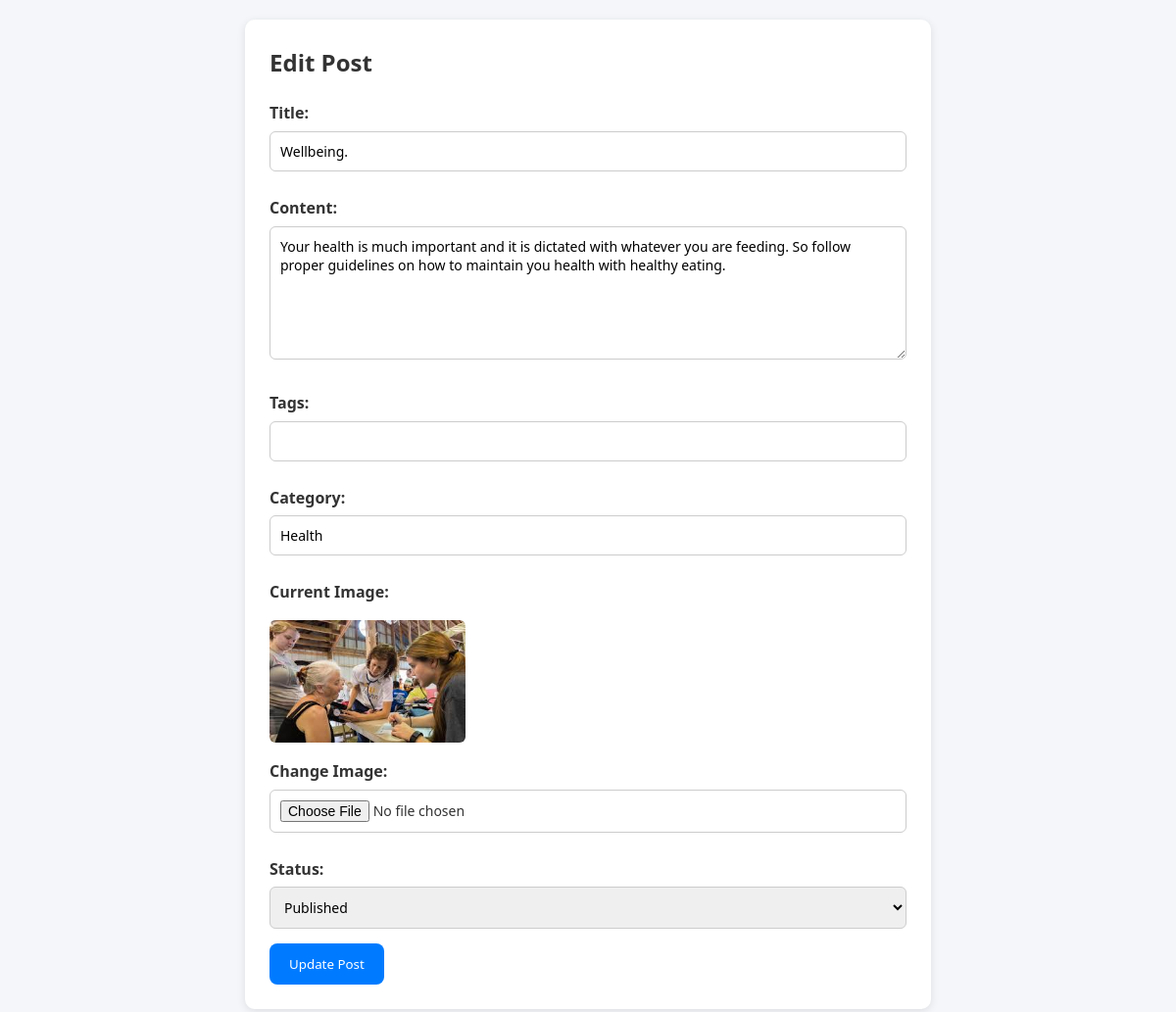
The app's page /posts/posts_update.php?id=2 (signed in) with its own data.
### tables this page shows
CREATE TABLE `posts` (
  `id` int(11) NOT NULL,
  `user_id` int(11) DEFAULT NULL,
  `title` varchar(255) NOT NULL,
  `content` text NOT NULL,
  `tags` varchar(255) DEFAULT NULL,
  `category` varchar(100) DEFAULT NULL,
  `image` varchar(255) DEFAULT NULL,
  `status` enum('draft','published') DEFAULT 'draft',
  `created_at` timestamp NOT NULL DEFAULT current_timestamp()
);

### posts/posts_update.php (the view, shortened to what this page needs)
<?php
require('../db.php');
$post_id = isset($_GET['id']) ? intval($_GET['id']) : 0;
$stmt = $conn->prepare("SELECT * FROM posts WHERE id = :id");
$stmt->bindParam(":id", $post_id, PDO::PARAM_INT);
$stmt->execute();
$post = $stmt->fetch(PDO::FETCH_ASSOC);
?>
<!DOCTYPE html>
<html lang="en">
<head>
  <link rel="stylesheet" href="../style.css">
</head>
<body>
  <div class="container">
    <h2>Edit Post</h2>
    <form method="POST" enctype="multipart/form-data">
        <label>Title:</label>
        <input type="text" name="title" value="<?= htmlspecialchars($post['title']) ?>" required>
        <label>Content:</label>
        <textarea name="content" rows="6" required><?= htmlspecialchars($post['content']) ?></textarea>
        <label>Tags:</label>
        <input type="text" name="tags" value="<?= htmlspecialchars($post['tags']) ?>">
        <label>Category:</label>
        <input type="text" name="category" value="<?= htmlspecialchars($post['category']) ?>">
        <label>Current Image:</label>
        <div class="current-img">
          <?php if ($post['image']): ?>
            <img src="../uploads/<?= $post['image'] ?>" alt="Post image">
          <?php else: ?>
            <p>No image uploaded.</p>
          <?php endif; ?>
        </div>
        <label>Change Image:</label>
        <input type="file" name="image">
        <label>Status:</label>
        <select name="status">
            <option value="published" <?= $post['status']=='published' ? 'selected' : '' ?>>Published</option>
        </select>
        <button type="submit">Update Post</button>
    </form>
  </div>
</body>
</html>

### style.css (style rules this page uses)
* { margin: 0; padding: 0; box-sizing: border-box; font-family: 'Segoe UI', Tahoma, Geneva, Verdana, sans-serif; }
body { background-color: #f8f9fa; color: #333; line-height: 1.6; }
.container { max-width: 1200px; margin: 0 auto; padding: 0 20px; }

### posts/posts_update.php (style rules this page uses)
body { font-family: Arial, sans-serif; background: #f4f6f9; padding: 20px; }
.container { background: #fff; max-width: 700px; margin: auto; padding: 25px; border-radius: 10px; box-shadow: 0 2px 8px rgba(0,0,0,0.1); }
h2 { margin-bottom: 20px; }
label { font-weight: bold; margin: 10px 0 5px; display: block; }
input[type="text"], input[type="file"], textarea, select { width: 100%; padding: 10px; margin-bottom: 15px; border-radius: 6px; border: 1px solid #ccc; font-size: 14px; }
button { background: #007bff; color: white; border: none; padding: 12px 20px; border-radius: 8px; cursor: pointer; }
.current-img img { max-width: 200px; margin-top: 10px; border-radius: 6px; }

### records on screen
posts: title "Wellbeing.", content "Your health is much important and it is dictated with whatever you are feeding. So follow proper guidelines on how to maintain you health with healthy eating.", category "Health", image (picture), status "Published"
